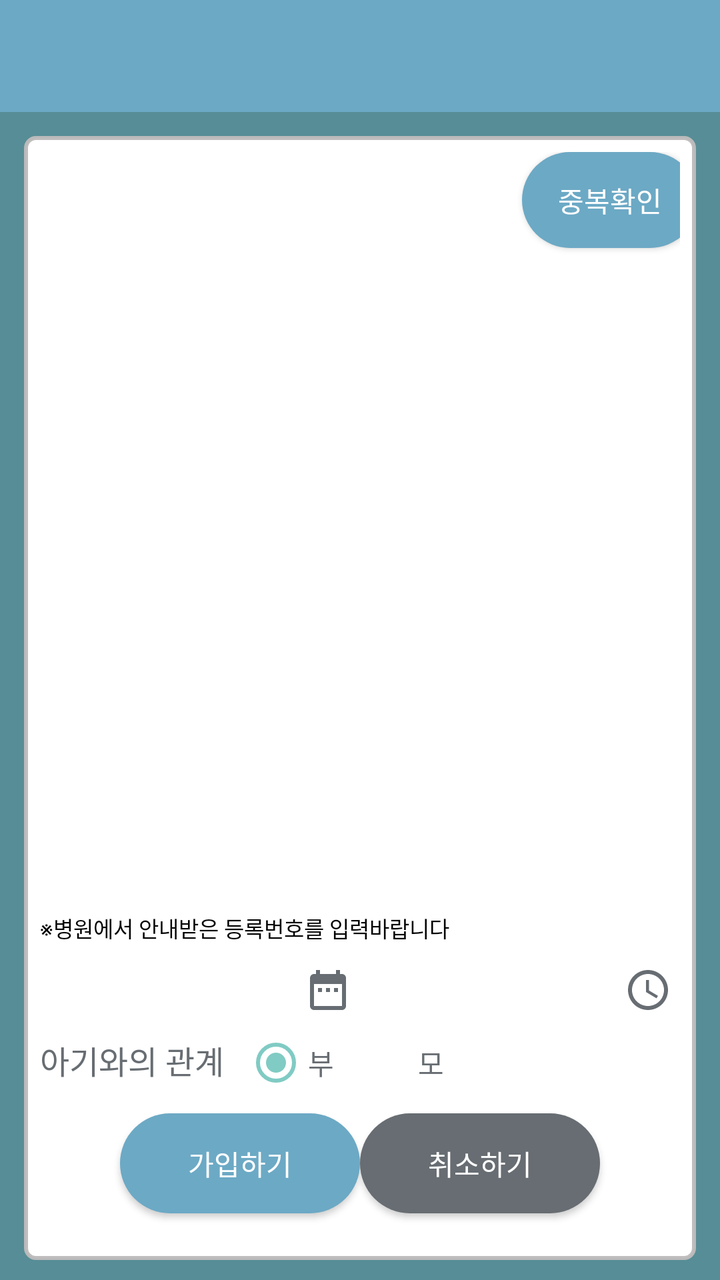
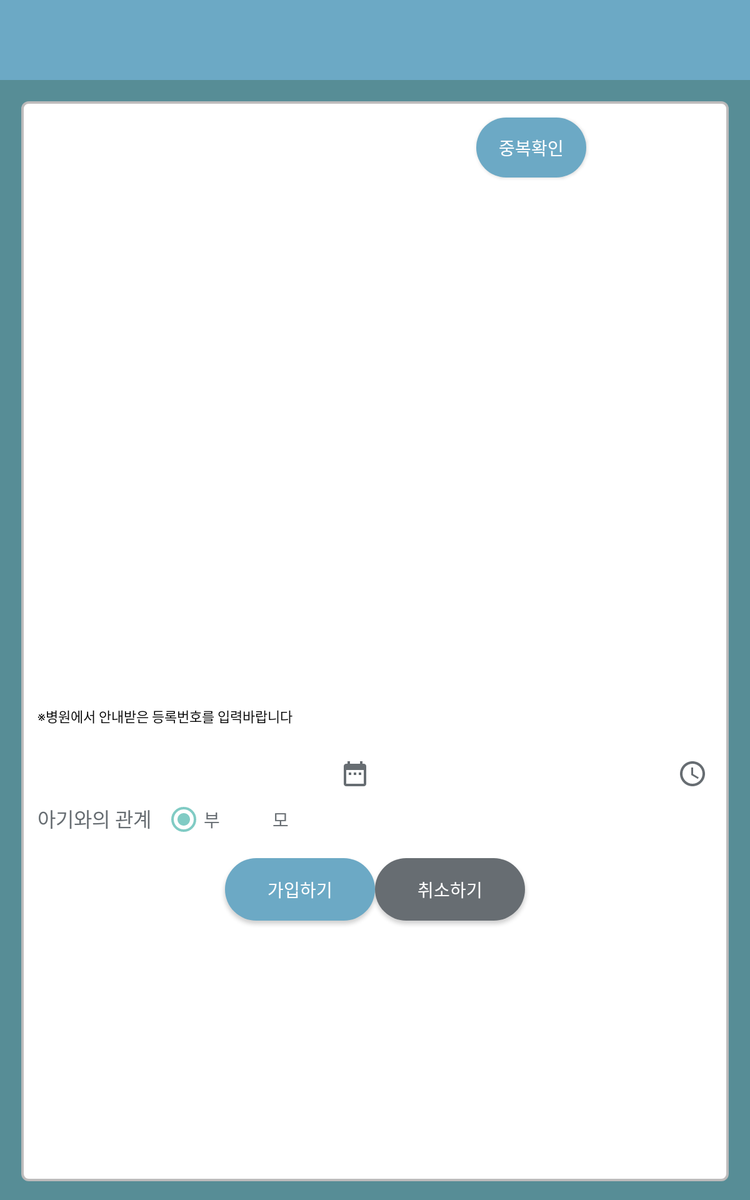

The same Android screen from two of the app's own layout files: first res/layout/ as a phone draws it, then the repository's variant for another configuration, drawn on a device whose configuration selects that folder. Both files follow.
<!-- AndroidManifest.xml: activity theme Theme.AppCompat -->
<!-- res/layout/activity_register.xml -->
<?xml version="1.0" encoding="utf-8"?>
<androidx.constraintlayout.widget.ConstraintLayout xmlns:android="http://schemas.android.com/apk/res/android"
    xmlns:app="http://schemas.android.com/apk/res-auto"
    xmlns:tools="http://schemas.android.com/tools"
    android:layout_width="match_parent"
    android:layout_height="match_parent"
    android:background="@color/mainColor"
    tools:context="com.psmStudio.dodamdodam.RegisterActivity">

    <LinearLayout
        android:layout_width="match_parent"
        android:layout_height="match_parent"
        android:orientation="vertical">

        <com.google.android.material.appbar.AppBarLayout
            android:id="@+id/appbar"
            android:layout_width="match_parent"
            android:layout_height="wrap_content"
            android:theme="@style/AppTheme"
            tools:ignore="MissingConstraints">

            <androidx.appcompat.widget.Toolbar
                android:id="@+id/toolbar"
                android:layout_width="match_parent"
                android:layout_height="?attr/actionBarSize"
                android:background="@color/colorAccent"
                app:popupTheme="@style/AppTheme.PopupOverlay">

            </androidx.appcompat.widget.Toolbar>


        </com.google.android.material.appbar.AppBarLayout>

        <androidx.constraintlayout.widget.ConstraintLayout
            android:layout_width="match_parent"
            android:layout_height="match_parent"
            android:layout_margin="10dp"
            android:background="@drawable/border_edit"
            android:padding="10dp"
            app:layout_constraintTop_toBottomOf="@id/appbar"
            tools:ignore="MissingConstraints">

            <com.google.android.material.textfield.TextInputLayout
                android:id="@+id/idTextInput"
                android:layout_width="250dp"
                android:layout_height="wrap_content">

                <com.google.android.material.textfield.TextInputEditText
                    android:id="@+id/userIdEdit"
                    android:layout_width="match_parent"
                    android:layout_height="wrap_content"
                    android:hint="아이디를 입력해주세요"
                    android:imeOptions="actionNext"
                    android:inputType="text"
                    android:textColorHint="@color/mainTextColor" />
            </com.google.android.material.textfield.TextInputLayout>

            <Button
                android:id="@+id/valiBtn"
                android:layout_width="wrap_content"
                android:layout_height="wrap_content"
                android:background="@drawable/ripple_ok_btn"
                android:onClick="onClick"
                android:text="중복확인"
                android:textColor="@color/white"
                app:layout_constraintEnd_toEndOf="parent"
                app:layout_constraintStart_toEndOf="@+id/idTextInput" />

            <com.google.android.material.textfield.TextInputLayout
                android:id="@+id/password1TextInput"
                android:layout_width="match_parent"
                android:layout_height="wrap_content"
                app:layout_constraintTop_toBottomOf="@+id/idTextInput"
                app:passwordToggleEnabled="true">

                <com.google.android.material.textfield.TextInputEditText
                    android:id="@+id/passwordEdit"
                    android:layout_width="match_parent"
                    android:layout_height="wrap_content"
                    android:hint="패스워드를 입력해주세요"
                    android:imeOptions="actionNext"
                    android:inputType="textPassword" />
            </com.google.android.material.textfield.TextInputLayout>

            <com.google.android.material.textfield.TextInputLayout
                android:id="@+id/password2TextInput"
                android:layout_width="match_parent"
                android:layout_height="wrap_content"
                app:layout_constraintTop_toBottomOf="@+id/password1TextInput"
                app:passwordToggleEnabled="true">

                <com.google.android.material.textfield.TextInputEditText
                    android:id="@+id/password2Edit"
                    android:layout_width="match_parent"
                    android:layout_height="wrap_content"
                    android:hint="패스워드를 확인해주세요"
                    android:imeOptions="actionNext"
                    android:inputType="textPassword" />
            </com.google.android.material.textfield.TextInputLayout>

            <com.google.android.material.textfield.TextInputLayout
                android:id="@+id/nameTextInput"
                android:layout_width="match_parent"
                android:layout_height="wrap_content"
                app:layout_constraintTop_toBottomOf="@+id/password2TextInput">

                <com.google.android.material.textfield.TextInputEditText
                    android:id="@+id/nameEdit"
                    android:layout_width="match_parent"
                    android:layout_height="wrap_content"
                    android:hint="보호자 이름을 입력해주세요"
                    android:imeOptions="actionNext"
                    android:inputType="text" />
            </com.google.android.material.textfield.TextInputLayout>

            <com.google.android.material.textfield.TextInputLayout
                android:id="@+id/phoneTextInput"
                android:layout_width="match_parent"
                android:layout_height="wrap_content"
                app:layout_constraintTop_toBottomOf="@+id/nameTextInput">

                <com.google.android.material.textfield.TextInputEditText
                    android:id="@+id/phoneEdit"
                    android:layout_width="match_parent"
                    android:layout_height="wrap_content"
                    android:hint="연락처를 입력해주세요"
                    android:imeOptions="actionNext"
                    android:inputType="phone"
                    android:maxLength="13" />
            </com.google.android.material.textfield.TextInputLayout>

            <com.google.android.material.textfield.TextInputLayout
                android:id="@+id/babyNameTextInput"
                android:layout_width="match_parent"
                android:layout_height="wrap_content"
                app:layout_constraintTop_toBottomOf="@+id/phoneTextInput">

                <com.google.android.material.textfield.TextInputEditText
                    android:id="@+id/babyNameEdit"
                    android:layout_width="match_parent"
                    android:layout_height="wrap_content"
                    android:hint="아기 이름을 입력해주세요"
                    android:imeOptions="actionNext"
                    android:inputType="text" />
            </com.google.android.material.textfield.TextInputLayout>

            <com.google.android.material.textfield.TextInputLayout
                android:id="@+id/babyNumTextInput"
                android:layout_width="match_parent"
                android:layout_height="wrap_content"
                app:layout_constraintTop_toBottomOf="@+id/babyNameTextInput">

                <com.google.android.material.textfield.TextInputEditText
                    android:id="@+id/babyNumEdit"
                    android:layout_width="match_parent"
                    android:layout_height="wrap_content"
                    android:hint="아기 등록번호를 입력해주세요"
                    android:imeOptions="actionNext"
                    android:inputType="number"
                    android:maxLength="13" />
            </com.google.android.material.textfield.TextInputLayout>

            <TextView
                android:id="@+id/infoTxt"
                android:layout_width="wrap_content"
                android:layout_height="wrap_content"
                android:text="※병원에서 안내받은 등록번호를 입력바랍니다"
                android:textColor="@color/black"
                android:textSize="11sp"
                app:layout_constraintTop_toBottomOf="@+id/babyNumTextInput" />

            <EditText
                android:id="@+id/babyBirthDate"
                android:layout_width="0dp"
                android:layout_height="wrap_content"
                android:drawableRight="@drawable/ic_baseline_date_range_24"
                android:hint="출생일자"
                android:imeOptions="actionNext"
                app:layout_constraintEnd_toStartOf="@id/babyBirthTime"
                app:layout_constraintHorizontal_chainStyle="packed"
                app:layout_constraintStart_toStartOf="parent"
                app:layout_constraintTop_toBottomOf="@+id/infoTxt" />

            <EditText
                android:id="@+id/babyBirthTime"
                android:layout_width="0dp"
                android:layout_height="wrap_content"
                android:drawableRight="@drawable/ic_baseline_access_time_24"
                android:hint="출생시간"
                android:imeOptions="actionDone"
                app:layout_constraintEnd_toEndOf="parent"
                app:layout_constraintStart_toEndOf="@+id/babyBirthDate"
                app:layout_constraintTop_toBottomOf="@+id/infoTxt" />

            <TextView
                android:id="@+id/babyRelationTxt"
                android:layout_width="wrap_content"
                android:layout_height="wrap_content"
                android:layout_marginTop="3dp"
                android:text="아기와의 관계"
                android:textColor="@color/mainTextColor"
                android:textSize="16sp"
                app:layout_constraintEnd_toStartOf="@+id/babyRelationRadioGroup"
                app:layout_constraintHorizontal_chainStyle="packed"
                app:layout_constraintStart_toStartOf="parent"
                app:layout_constraintTop_toBottomOf="@+id/babyBirthDate" />

            <RadioGroup
                android:id="@+id/babyRelationRadioGroup"
                android:layout_width="0dp"
                android:layout_height="wrap_content"
                android:layout_marginStart="10dp"
                android:orientation="horizontal"
                app:layout_constraintEnd_toEndOf="parent"
                app:layout_constraintStart_toEndOf="@+id/babyRelationTxt"
                app:layout_constraintTop_toBottomOf="@+id/babyBirthDate">

                <RadioButton
                    android:id="@+id/dadRadio"
                    android:layout_width="wrap_content"
                    android:layout_height="wrap_content"
                    android:checked="true"
                    android:text="부"
                    android:textColor="@color/mainTextColor" />

                <RadioButton
                    android:id="@+id/momRadio"
                    android:layout_width="wrap_content"
                    android:layout_height="wrap_content"
                    android:layout_marginStart="10dp"
                    android:layout_marginLeft="10dp"
                    android:text="모"
                    android:textColor="@color/mainTextColor" />

            </RadioGroup>

            <Button
                android:id="@+id/registerBtn"
                android:layout_width="120dp"
                android:layout_height="50dp"
                android:layout_marginTop="15dp"
                android:background="@drawable/ripple_ok_btn"
                android:onClick="onClick"
                android:text="가입하기"
                android:textColor="@color/white"
                app:layout_constraintEnd_toStartOf="@id/cancelBtn"
                app:layout_constraintHorizontal_chainStyle="packed"
                app:layout_constraintStart_toStartOf="parent"
                app:layout_constraintTop_toBottomOf="@+id/babyRelationTxt" />

            <Button
                android:id="@+id/cancelBtn"
                android:layout_width="120dp"
                android:layout_height="50dp"
                android:layout_marginTop="15dp"
                android:background="@drawable/ripple_cancel_btn"
                android:onClick="onClick"
                android:text="취소하기"
                android:textColor="@color/white"
                app:layout_constraintEnd_toEndOf="parent"
                app:layout_constraintStart_toEndOf="@+id/registerBtn"
                app:layout_constraintTop_toBottomOf="@+id/babyRelationTxt" />
        </androidx.constraintlayout.widget.ConstraintLayout>
    </LinearLayout>

</androidx.constraintlayout.widget.ConstraintLayout>
<!-- resources referenced by this layout -->
<resources>
  <color name="black">#FF000000</color>
  <color name="colorAccent">#6CA9C5</color>
  <color name="mainColor">#AD6ABAC8</color>
  <color name="mainTextColor">#676d72</color>
  <color name="white">#FFFFFFFF</color>
  <!-- drawable border_edit (drawable) -->
  <?xml version="1.0" encoding="utf-8"?>
  <layer-list xmlns:android="http://schemas.android.com/apk/res/android"
      xmlns:tools="http://schemas.android.com/tools">
      <item
          android:bottom="0dp"
          android:end="2dp"
          android:start="2dp"
          android:top="2dp"
  
          tools:targetApi="m">
  
          <shape android:shape="rectangle">
              <corners android:radius="5dp"/>
              <stroke
                  android:width="2dp"
                  android:color="#F7BDBBBB" />
              <solid android:color="@color/splash_bg" />
  
          </shape>
  
  
      </item>
  
  
  </layer-list>
  <!-- drawable ic_baseline_access_time_24 (drawable) -->
  <vector xmlns:android="http://schemas.android.com/apk/res/android"
      android:width="24dp"
      android:height="24dp"
      android:viewportWidth="24"
      android:viewportHeight="24"
      android:tint="@color/mainTextColor">
    <path
        android:fillColor="@android:color/white"
        android:pathData="M11.99,2C6.47,2 2,6.48 2,12s4.47,10 9.99,10C17.52,22 22,17.52 22,12S17.52,2 11.99,2zM12,20c-4.42,0 -8,-3.58 -8,-8s3.58,-8 8,-8 8,3.58 8,8 -3.58,8 -8,8z"/>
    <path
        android:fillColor="@android:color/white"
        android:pathData="M12.5,7H11v6l5.25,3.15 0.75,-1.23 -4.5,-2.67z"/>
  </vector>
  <!-- drawable ic_baseline_date_range_24 (drawable) -->
  <vector xmlns:android="http://schemas.android.com/apk/res/android"
      android:width="24dp"
      android:height="24dp"
      android:viewportWidth="24"
      android:viewportHeight="24"
      android:tint="@color/mainTextColor">
    <path
        android:fillColor="@android:color/white"
        android:pathData="M9,11L7,11v2h2v-2zM13,11h-2v2h2v-2zM17,11h-2v2h2v-2zM19,4h-1L18,2h-2v2L8,4L8,2L6,2v2L5,4c-1.11,0 -1.99,0.9 -1.99,2L3,20c0,1.1 0.89,2 2,2h14c1.1,0 2,-0.9 2,-2L21,6c0,-1.1 -0.9,-2 -2,-2zM19,20L5,20L5,9h14v11z"/>
  </vector>
  <style name="AppTheme" parent="Theme.AppCompat.Light.NoActionBar">
          
          <item name="colorPrimary">@color/colorPrimary</item>
          <item name="colorPrimaryDark">@color/colorPrimaryDark</item>
          <item name="colorAccent">@color/colorAccent</item>
  
          <item name="android:textViewStyle">@style/TextViewStyle</item>
          <item name="android:buttonStyle">@style/ButtonStyle</item>
          <item name="android:editTextStyle">@style/EditTextStyle</item>
          <item name="android:radioButtonStyle">@style/RadioButtonStyle</item>
          <item name="android:checkboxStyle">@style/CheckboxStyle</item>
      </style>
  <style name="AppTheme.PopupOverlay">
          <item name="colorPrimary">@color/colorPrimary</item>
          <item name="colorPrimaryDark">@color/colorPrimaryDark</item>
          <item name="colorAccent">@color/colorAccent</item>
      </style>
  <color name="splash_bg">#ffffff</color>
  <color name="mainAccentColor">#6CA9C5</color>
  <color name="colorPrimary">#AD6ABAC8</color>
  <color name="colorPrimaryDark">#AD177F91</color>
  <style name="TextViewStyle" parent="@android:style/Widget.DeviceDefault.TextView">
          <item name="android:fontFamily">@font/jalnan</item>
      </style>
  <style name="ButtonStyle" parent="@android:style/Widget.DeviceDefault.Button.Borderless">
          <item name="android:fontFamily">@font/jalnan</item>
      </style>
  <style name="EditTextStyle" parent="@android:style/Widget.DeviceDefault.EditText">
          <item name="android:fontFamily">@font/jalnan</item>
      </style>
  <style name="RadioButtonStyle" parent="@android:style/Widget.DeviceDefault.CompoundButton.RadioButton">
          <item name="android:fontFamily">@font/jalnan</item>
      </style>
  <style name="CheckboxStyle" parent="@android:style/Widget.DeviceDefault.CompoundButton.CheckBox">
          <item name="android:fontFamily">@font/jalnan</item>
      </style>
  <!-- some entries are left out for length -->
</resources>
<!-- res/layout-h740dp/activity_register.xml (the repository's variant of the layout above) -->
<!-- drawn on a 7-inch tablet held upright -->
<?xml version="1.0" encoding="utf-8"?>
<androidx.constraintlayout.widget.ConstraintLayout xmlns:android="http://schemas.android.com/apk/res/android"
    xmlns:app="http://schemas.android.com/apk/res-auto"
    xmlns:tools="http://schemas.android.com/tools"
    android:layout_width="match_parent"
    android:layout_height="match_parent"
    android:background="@color/mainColor"
    tools:context="com.psmStudio.dodamdodam.RegisterActivity">

    <LinearLayout
        android:layout_width="match_parent"
        android:layout_height="match_parent"
        android:orientation="vertical">

        <com.google.android.material.appbar.AppBarLayout
            android:id="@+id/appbar"
            android:layout_width="match_parent"
            android:layout_height="wrap_content"
            android:theme="@style/AppTheme"
            tools:ignore="MissingConstraints">

            <androidx.appcompat.widget.Toolbar
                android:id="@+id/toolbar"
                android:layout_width="match_parent"
                android:layout_height="?attr/actionBarSize"
                android:background="@color/colorAccent"
                app:popupTheme="@style/AppTheme.PopupOverlay">

            </androidx.appcompat.widget.Toolbar>


        </com.google.android.material.appbar.AppBarLayout>

        <androidx.constraintlayout.widget.ConstraintLayout
            android:layout_width="match_parent"
            android:layout_height="match_parent"
            android:layout_margin="15dp"
            android:background="@drawable/border_edit"
            android:padding="15dp"
            tools:ignore="MissingConstraints">

            <com.google.android.material.textfield.TextInputLayout
                android:id="@+id/idTextInput"
                android:layout_width="250dp"
                android:layout_height="wrap_content">

                <com.google.android.material.textfield.TextInputEditText
                    android:id="@+id/userIdEdit"
                    android:layout_width="match_parent"
                    android:layout_height="wrap_content"
                    android:hint="아이디를 입력해주세요"
                    android:imeOptions="actionNext"
                    android:inputType="text"
                    android:textColorHint="@color/mainTextColor" />
            </com.google.android.material.textfield.TextInputLayout>

            <Button
                android:id="@+id/valiBtn"
                android:layout_width="wrap_content"
                android:layout_height="wrap_content"
                android:background="@drawable/ripple_ok_btn"
                android:onClick="onClick"
                android:text="중복확인"
                android:textColor="@color/white"
                app:layout_constraintEnd_toEndOf="parent"
                app:layout_constraintStart_toEndOf="@+id/idTextInput" />

            <com.google.android.material.textfield.TextInputLayout
                android:id="@+id/password1TextInput"
                android:layout_width="match_parent"
                android:layout_height="wrap_content"
                android:layout_marginTop="15dp"
                app:layout_constraintTop_toBottomOf="@+id/idTextInput"
                app:passwordToggleEnabled="true">

                <com.google.android.material.textfield.TextInputEditText
                    android:id="@+id/passwordEdit"
                    android:layout_width="match_parent"
                    android:layout_height="wrap_content"
                    android:hint="패스워드를 입력해주세요"
                    android:imeOptions="actionNext"
                    android:inputType="textPassword" />
            </com.google.android.material.textfield.TextInputLayout>

            <com.google.android.material.textfield.TextInputLayout
                android:id="@+id/password2TextInput"
                android:layout_width="match_parent"
                android:layout_height="wrap_content"
                android:layout_marginTop="15dp"
                app:layout_constraintTop_toBottomOf="@+id/password1TextInput"
                app:passwordToggleEnabled="true">

                <com.google.android.material.textfield.TextInputEditText
                    android:id="@+id/password2Edit"
                    android:layout_width="match_parent"
                    android:layout_height="wrap_content"
                    android:hint="패스워드를 확인해주세요"
                    android:imeOptions="actionNext"
                    android:inputType="textPassword" />
            </com.google.android.material.textfield.TextInputLayout>

            <com.google.android.material.textfield.TextInputLayout
                android:id="@+id/nameTextInput"
                android:layout_width="match_parent"
                android:layout_height="wrap_content"
                android:layout_marginTop="15dp"
                app:layout_constraintTop_toBottomOf="@+id/password2TextInput">

                <com.google.android.material.textfield.TextInputEditText
                    android:id="@+id/nameEdit"
                    android:layout_width="match_parent"
                    android:layout_height="wrap_content"
                    android:hint="보호자 이름을 입력해주세요"
                    android:imeOptions="actionNext"
                    android:inputType="text" />
            </com.google.android.material.textfield.TextInputLayout>

            <com.google.android.material.textfield.TextInputLayout
                android:id="@+id/phoneTextInput"
                android:layout_width="match_parent"
                android:layout_height="wrap_content"
                android:layout_marginTop="15dp"
                app:layout_constraintTop_toBottomOf="@+id/nameTextInput">

                <com.google.android.material.textfield.TextInputEditText
                    android:id="@+id/phoneEdit"
                    android:layout_width="match_parent"
                    android:layout_height="wrap_content"
                    android:hint="연락처를 입력해주세요"
                    android:imeOptions="actionNext"
                    android:inputType="phone"
                    android:maxLength="13" />
            </com.google.android.material.textfield.TextInputLayout>

            <com.google.android.material.textfield.TextInputLayout
                android:id="@+id/babyNameTextInput"
                android:layout_width="match_parent"
                android:layout_height="wrap_content"
                android:layout_marginTop="15dp"
                app:layout_constraintTop_toBottomOf="@+id/phoneTextInput">

                <com.google.android.material.textfield.TextInputEditText
                    android:id="@+id/babyNameEdit"
                    android:layout_width="match_parent"
                    android:layout_height="wrap_content"
                    android:hint="아기 이름을 입력해주세요"
                    android:imeOptions="actionNext"
                    android:inputType="text" />
            </com.google.android.material.textfield.TextInputLayout>

            <com.google.android.material.textfield.TextInputLayout
                android:id="@+id/babyNumTextInput"
                android:layout_width="match_parent"
                android:layout_height="wrap_content"
                android:layout_marginTop="15dp"
                app:layout_constraintTop_toBottomOf="@+id/babyNameTextInput">

                <com.google.android.material.textfield.TextInputEditText
                    android:id="@+id/babyNumEdit"
                    android:layout_width="match_parent"
                    android:layout_height="wrap_content"
                    android:hint="아기 등록번호를 입력해주세요"
                    android:imeOptions="actionNext"
                    android:inputType="number"
                    android:maxLength="13" />
            </com.google.android.material.textfield.TextInputLayout>

            <TextView
                android:id="@+id/infoTxt"
                android:layout_width="wrap_content"
                android:layout_height="wrap_content"
                android:text="※병원에서 안내받은 등록번호를 입력바랍니다"
                android:textColor="@color/black"
                android:textSize="11sp"
                app:layout_constraintTop_toBottomOf="@+id/babyNumTextInput" />

            <EditText
                android:id="@+id/babyBirthDate"
                android:layout_width="0dp"
                android:layout_height="wrap_content"
                android:layout_marginTop="15dp"
                android:drawableRight="@drawable/ic_baseline_date_range_24"
                android:hint="출생일자"
                android:imeOptions="actionNext"
                app:layout_constraintEnd_toStartOf="@id/babyBirthTime"
                app:layout_constraintHorizontal_chainStyle="packed"
                app:layout_constraintStart_toStartOf="parent"
                app:layout_constraintTop_toBottomOf="@+id/infoTxt" />

            <EditText
                android:id="@+id/babyBirthTime"
                android:layout_width="0dp"
                android:layout_height="wrap_content"
                android:layout_marginTop="15dp"
                android:drawableRight="@drawable/ic_baseline_access_time_24"
                android:hint="출생시간"
                android:imeOptions="actionDone"
                app:layout_constraintEnd_toEndOf="parent"
                app:layout_constraintStart_toEndOf="@+id/babyBirthDate"
                app:layout_constraintTop_toBottomOf="@+id/infoTxt" />

            <TextView
                android:id="@+id/babyRelationTxt"
                android:layout_width="wrap_content"
                android:layout_height="wrap_content"
                android:layout_marginTop="3dp"
                android:text="아기와의 관계"
                android:textColor="@color/mainTextColor"
                android:textSize="16sp"
                app:layout_constraintEnd_toStartOf="@+id/babyRelationRadioGroup"
                app:layout_constraintHorizontal_chainStyle="packed"
                app:layout_constraintStart_toStartOf="parent"
                app:layout_constraintTop_toBottomOf="@+id/babyBirthDate" />

            <RadioGroup
                android:id="@+id/babyRelationRadioGroup"
                android:layout_width="0dp"
                android:layout_height="wrap_content"
                android:layout_marginStart="10dp"
                android:orientation="horizontal"
                app:layout_constraintEnd_toEndOf="parent"
                app:layout_constraintStart_toEndOf="@+id/babyRelationTxt"
                app:layout_constraintTop_toBottomOf="@+id/babyBirthDate">

                <RadioButton
                    android:id="@+id/dadRadio"
                    android:layout_width="wrap_content"
                    android:layout_height="wrap_content"
                    android:checked="true"
                    android:text="부"
                    android:textColor="@color/mainTextColor" />

                <RadioButton
                    android:id="@+id/momRadio"
                    android:layout_width="wrap_content"
                    android:layout_height="wrap_content"
                    android:layout_marginStart="10dp"
                    android:layout_marginLeft="10dp"
                    android:text="모"
                    android:textColor="@color/mainTextColor" />

            </RadioGroup>

            <Button
                android:id="@+id/registerBtn"
                android:layout_width="120dp"
                android:layout_height="50dp"
                android:layout_marginTop="20dp"
                android:background="@drawable/ripple_ok_btn"
                android:onClick="onClick"
                android:text="가입하기"
                android:textColor="@color/white"
                app:layout_constraintEnd_toStartOf="@id/cancelBtn"
                app:layout_constraintHorizontal_chainStyle="packed"
                app:layout_constraintStart_toStartOf="parent"
                app:layout_constraintTop_toBottomOf="@+id/babyRelationTxt" />

            <Button
                android:id="@+id/cancelBtn"
                android:layout_width="120dp"
                android:layout_height="50dp"
                android:layout_marginTop="20dp"
                android:background="@drawable/ripple_cancel_btn"
                android:onClick="onClick"
                android:text="취소하기"
                android:textColor="@color/white"
                app:layout_constraintEnd_toEndOf="parent"
                app:layout_constraintStart_toEndOf="@+id/registerBtn"
                app:layout_constraintTop_toBottomOf="@+id/babyRelationTxt" />
        </androidx.constraintlayout.widget.ConstraintLayout>

    </LinearLayout>
</androidx.constraintlayout.widget.ConstraintLayout>
